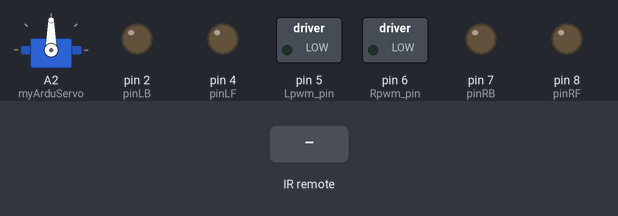
Bench run of a sketch on a simulated Arduino Uno, built with avr-gcc and run on an emulated ATmega328P. On the bench: servo, switched loads named in the sketch (green lamp = pin HIGH), output pins drawn as LEDs (lit = HIGH). Inputs (shaded band) come from the test bench.

Above: at 1.2 s.
1.3 s: infrared code 0xFF629D received
At 2.5 s:
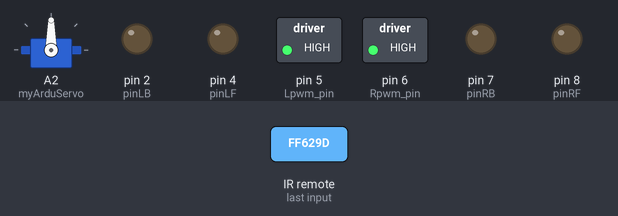
2.8 s: infrared code 0xFFA857 received
4.3 s: infrared code 0xFF22DD received
5.8 s: infrared code 0xFFC23D received
Timing chart, 0 to 8.3 s (numbered marks = the images above; inputs shaded):
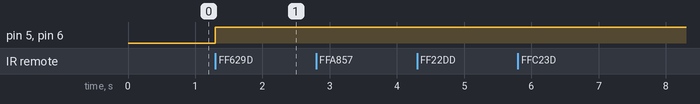

The sketch:

car_rider.ino
```cpp
#include "motor.h";
#include "ultraSonicSensor.h";
#include "myServo.h";
#include "ir_recieve.h";
#include <Servo.h>;
#include <Wire.h>;
#include <IRremote.h>;

Servo myArduServo;
// motor
extern const int Lpwm_pin;
extern const int Rpwm_pin;
extern const int pinLB;
extern const int pinLF;
extern const int pinRB;
extern const int pinRF;
int counter = 0;
extern const int pinIR;
unsigned long startTime;
unsigned long currentTime;
bool dir = true;


// UltraSonic sensor
#define TRIG_PIN A1
#define ECHO_PIN A0
int Ult_distance = 100;

// IR
IRrecv irrecv(pinIR);
decode_results results;

void setup() {
  Serial.begin(9600);
  pinMode(pinLB, OUTPUT);
  pinMode(pinLF, OUTPUT);
  pinMode(pinRB, OUTPUT);
  pinMode(pinRF, OUTPUT);
  pinMode(Lpwm_pin, OUTPUT);
  pinMode(Rpwm_pin, OUTPUT);
  pinMode(TRIG_PIN, OUTPUT);
  pinMode(ECHO_PIN, INPUT);
  myArduServo.attach(A2);
  irrecv.enableIRIn();
};

void loop() {
  currentTime = millis();
  // Ult_distance = checkdistance();
  counter = ir_reciever();
  switch (counter) {
    case 1:
      // arr up
      go_forward(255);
      break;
    case 2:
      // arr down
      go_backward(255);
      break;
    case 3:
      // arr left
      rotate_left(255);
      break;
    case 4:
      // arr right
      rotate_right(255);
      break;
    case 5:
      // repeat button
      break;
    case 6:
      // star
      rotate_servo_exact(0);
      break;
    case 7:
      // hash
      rotate_servo_exact(180);
      break;
    case 8:
      // zero
      rotate_servo_exact(90);
      break;
    default:
      stop_motor(1);
      break;
  }
  /*
  if (Ult_distance == 30) {
    Serial.println("ult distance"); Serial.print(Ult_distance);
    stop_motor(1);
    counter = 0;
  }
  */
};
```

ir_recieve.h
```cpp
#ifndef IR_RECIEVE
#define IR_RECIEVE

int ir_reciever();

#endif
```

ir_recieve.ino
```cpp
#include "ultraSonicSensor.h"
const int pinIR=12;

enum Arrows {
    arr_up = 16736925,
    arr_down = 16754775,
    arr_left = 16720605,
    arr_right = 16761405,
    repeat_char = 4294967295,
    ok_button = 16712445,
    one = 16738455,
    two = 16750695,
    three = 16756815,
    four = 16724175,
    five = 16718055,
    six = 16743045,
    seven = 16716015,
    eight = 16726215,
    nine = 16734885,
    zero = 16730805,
    star = 16728765,
    hash = 16732845,
  };

int ir_reciever(){
  int direction = 0;
  if (irrecv.decode(&results)) {
      switch (results.value) {
        case arr_up:
          direction = 1;
          break;
        case arr_down:
          direction = 2;
          break;
        case arr_left:
          direction = 3;
          break;
        case arr_right:
          direction = 4;
          break;
        case repeat_char:
          direction = 5;
          break;
        case ok_button:
          Serial.println("ok");
          break;
        case one:
          Serial.println("one");
          break;
        case two:
          Serial.println("two");
          break;
        case three:
          Serial.println("three");
          break;
        case four:
          Serial.println("four");
          break;
        case five:
          Serial.println("five");
          break;
        case six:
          Serial.println("six");
          break;
        case seven:
          Serial.println("seven");
          break;
        case eight:
          Serial.println("eight");
          break;
        case nine:
          Serial.println("nine");
          break;
        case zero:
          direction = 8;
          break;
        case star:
          direction = 6;
          break;
        case hash:
          direction = 7;
          break;
        default:
          break;
    };
    irrecv.resume();
    return direction;
  };


};
```

motor.h
```cpp
#ifndef MOTOR
#define MOTOR

int go_forward();
int go_backward();
int rotate_left();
int rotate_right();
int stop_motor();

#endif
```

motor.ino
```cpp
#include "motor.h"
const int Lpwm_pin=5;
const int Rpwm_pin=6;
const int pinLB=2;
const int pinLF=4;
const int pinRB=7;
const int pinRF=8;

void go_forward(unsigned char speed_val) {  // speed_val：0~255
  digitalWrite(pinRB, HIGH);
  digitalWrite(pinRF, LOW);
  digitalWrite(pinLB, HIGH);
  digitalWrite(pinLF, LOW);
  analogWrite(Lpwm_pin, speed_val);
  analogWrite(Rpwm_pin, speed_val);
}

void go_backward(unsigned char speed_val) {
  digitalWrite(pinRB, LOW);
  digitalWrite(pinRF, HIGH);
  digitalWrite(pinLB, LOW);
  digitalWrite(pinLF, HIGH);
  analogWrite(Lpwm_pin, speed_val);
  analogWrite(Rpwm_pin, speed_val);
}

void rotate_left(unsigned char speed_val) {
  digitalWrite(pinRB, HIGH);
  digitalWrite(pinRF, LOW);
  digitalWrite(pinLB, LOW);
  digitalWrite(pinLF, HIGH);
  analogWrite(Lpwm_pin, speed_val);
  analogWrite(Rpwm_pin, speed_val);
}
void rotate_right(unsigned char speed_val) {
  digitalWrite(pinRB, LOW);
  digitalWrite(pinRF, HIGH);
  digitalWrite(pinLB, HIGH);
  digitalWrite(pinLF, LOW);
  analogWrite(Lpwm_pin, speed_val);
  analogWrite(Rpwm_pin, speed_val);
}
void stop_motor(unsigned char speed_val) {
  digitalWrite(pinRB, LOW);
  digitalWrite(pinRF, LOW);
  digitalWrite(pinLB, LOW);
  digitalWrite(pinLF, LOW);
}
```

myServo.h
```cpp
#ifndef MY_SERVO
#define MY_SERVO

int rotate_servo();
int stop_servo();
int rotate_servo_exact();

#endif
```

myServo.ino
```cpp
#include "myServo.h"


int pos = 0;
void rotate_servo(int x) {
  for (pos = 0; pos <= 180; pos += 1) {
    myArduServo.write(pos);
    delay(15);
  }
  for (pos = 180; pos >= 0; pos -= 1) {
    myArduServo.write(pos);
    delay(15);
  }
}

void rotate_servo_exact (int position) {
  myArduServo.write(position);
}

void stop_servo(int x){
  myArduServo.write(pos);
}
```

ultraSonicSensor.h
```cpp
#ifndef ULTRA_SONIC_SENSOR
#define ULTRA_SONIC_SENSOR

float check_distance();

#endif
```

ultraSonicSensor.ino
```cpp
#include "ultraSonicSensor.h"

float checkdistance() {
  digitalWrite(TRIG_PIN, LOW);
  delayMicroseconds(2);
  digitalWrite(TRIG_PIN, HIGH);
  delayMicroseconds(10);
  digitalWrite(TRIG_PIN, LOW);
  float distance = pulseIn(ECHO_PIN, HIGH) / 58.00;
  delay(10);
  return distance;
}
```

Measured:
- after the input at 1.3 s, pin 5 (Lpwm_pin), pin 6 (Rpwm_pin): LOW → HIGH at once
